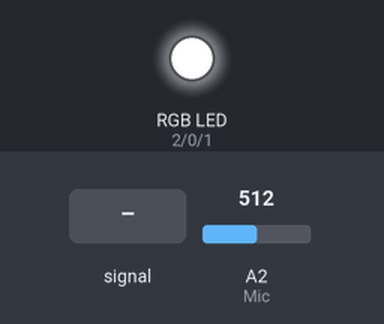
The sketch below on a simulated Arduino Uno, built with avr-gcc and run on an emulated ATmega328P. On the bench: an RGB LED mixed from three pins (HIGH = lit). The test bench sets the inputs (shaded band); at power-on: A2 (Mic) = 512.

Above: at 1.2 s.
1.3 s: A2 (Mic) fed a 200 Hz sine of ±255 counts around its level
At 2.8 s:
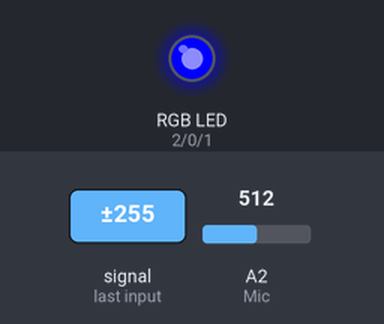
3.1 s: A2 (Mic) set to 1023
At 3.7 s:
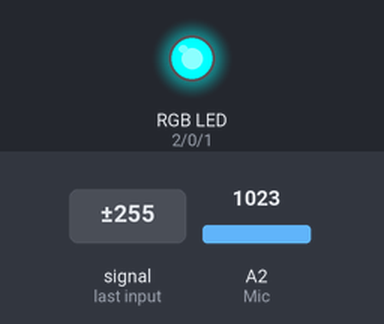
4.7 s: A2 (Mic) set to 1009
At 6.42 s:
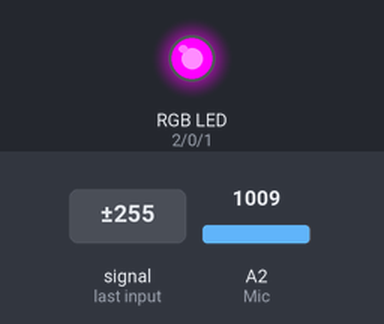
Timing chart, 0 to 8.2 s (numbered marks = the images above; inputs shaded):
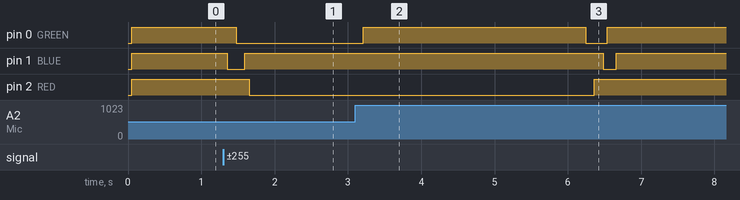

Measured:
- the behaviour switches between 1023 and 1022 on A2 (Mic) (found by bisection; images 2 and 3)
- after the input at 1.3 s, pin 0 (GREEN): HIGH → LOW after 0.18 s; pin 1 (BLUE): HIGH → LOW after 0.06 s, → HIGH 0.24 s later; pin 2 (RED): HIGH → LOW after 0.35 s
- after the input at 3.1 s, pin 0 (GREEN): LOW → HIGH after 0.11 s
- after the input at 4.7 s, pin 0 (GREEN): HIGH → LOW after 1.5 s, → HIGH 0.30 s later; pin 1 (BLUE): HIGH → LOW after 1.8 s, → HIGH 0.18 s later; pin 2 (RED): LOW → HIGH after 1.7 s

The sketch:

Volume_RGB_coldtohot.ino
```cpp
#define GREEN 0
#define BLUE 1
#define RED 2
#define Mic A2
#define sampleTime 50

int micOut;
int brightness = 0;
int brightness_prev;

//store color values
int R;
int G;
int B;

void setup() {
  //Serial.begin(9600);
  pinMode(GREEN, OUTPUT);
  pinMode(BLUE, OUTPUT);
  pinMode(RED, OUTPUT);
  //digitalWrite(GREEN, LOW);
  //digitalWrite(BLUE, LOW);
  //digitalWrite(RED, LOW);
}

void loop() {
  brightness_prev = brightness;

  // Time variables to find the peak-to-peak amplitude
  unsigned long startTime = millis(); // Start of sample window
  unsigned int PTPAmp = 0;

  // Signal variables to find the peak-to-peak amplitude
  unsigned int maxAmp = 0;
  unsigned int minAmp = 1023;

  // Find the max and min of the mic output within the 50 ms timeframe
  while (millis() - startTime < sampleTime)
  {
    micOut = analogRead(Mic);
    if ( micOut < 1023) //prevent erroneous readings
    {
      if (micOut > maxAmp)
      {
        maxAmp = micOut; //save only the max reading
      }
      else if (micOut < minAmp)
      {
        minAmp = micOut; //save only the min reading
      }
    }
  }

  PTPAmp = maxAmp - minAmp; // (max amp) - (min amp) = peak-to-peak amplitude
  brightness = map(PTPAmp, 0, 1023, 0, 255);

  if (brightness - brightness_prev > 20) { //if the new volume sample is substantially louder than the last, reduce delta to avoid jarring color transition
    brightness = brightness_prev + 20;     //add 20 to the last value instead of using new value
  }

  else if (brightness_prev - brightness > 20) { //if the new volume sample is substantially quieter than the last, reduce delta to avoid jarring color transition
    brightness = brightness_prev - 20;   //reduce last value by 20 instead of using new value
  }

//Map RGB values from cold to hot according to linear interpolation fit

//Map Red values
  if (brightness < 102) {
    R = 255;
  }
  else if (brightness >= 102 && brightness < 136) {
    R = map(brightness, 102, 136, 255, 0);
  }
  else if (brightness >= 136) {
    R = 0;
  }

//Map Green values
  if (brightness < 34) {
    G = 255;
  }
  else if (brightness >= 34 && brightness < 68) {
    G = map(brightness, 34, 68, 255, 0);
  }
  else if (brightness >= 68 && brightness < 136) {
    G = 0;
  }
  else if (brightness >= 136) {
    G = map(brightness, 136, 169, 0, 255);
  }

  //Map Blue values
  if (brightness < 34) {
    B = map(brightness, 0, 34, 255, 0);
  }
  else if (brightness >= 34 && brightness < 68) {
    B = 0;
  }
  else if (brightness >= 68 && brightness < 102) {
    B = map(brightness, 68, 102, 0, 255);
  }
  else if (brightness >= 102) {
    B = 255;
  }

  //Light'er up
  analogWrite(RED, R);
  analogWrite(GREEN, G);
  analogWrite(BLUE, B);

  //Uncomment this line for help debugging
  /*  Serial.print(brightness);
    Serial.print(", R: ");
    Serial.print(R);
    Serial.print(", G: ");
    Serial.print(G);
    Serial.print(", B: ");
    Serial.println(B);
  */


  delay(10);  //remember there is a sampleTime delay baked into the PTPAmp function, so keep this low for smooth transitions
}
```
